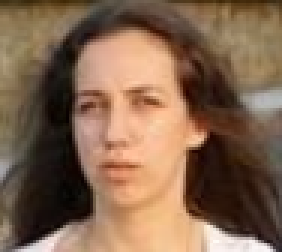
//> input picture opencv/test1.png, 94 x 84 px (shown 3 times larger)
$ ./hog_visual   (built with g++ and OpenCV 4)
//> lines starting //> are read from the running program, lines starting //| are printed output that depends on the picture
#include  <iostream>
#include <opencv2/core/core.hpp>
#include <opencv2/highgui/highgui.hpp>
#include <opencv2/opencv.hpp>

using namespace cv;
using namespace std;

// HOGDescriptor visual_imagealizer
// adapted for arbitrary size of feature sets and training images
Mat get_hogdescriptor_visual_image(Mat& origImg,
    vector<float>& descriptorValues,
    Size winSize,
    Size cellSize,
    int scaleFactor,
    double viz_factor)
{
    Mat visual_image;
    resize(origImg, visual_image, Size(origImg.cols*scaleFactor, origImg.rows*scaleFactor));

    int gradientBinSize = 9;
    // dividing 180° into 9 bins, how large (in rad) is one bin?
    float radRangeForOneBin = 3.14/(float)gradientBinSize;

    // prepare data structure: 9 orientation / gradient strenghts for each cell
    int cells_in_x_dir = winSize.width / cellSize.width;
    int cells_in_y_dir = winSize.height / cellSize.height;
    int totalnrofcells = cells_in_x_dir * cells_in_y_dir;
    float*** gradientStrengths = new float**[cells_in_y_dir];
    int** cellUpdateCounter   = new int*[cells_in_y_dir];
    for (int y=0; y<cells_in_y_dir; y++)
    {
        gradientStrengths[y] = new float*[cells_in_x_dir];
        cellUpdateCounter[y] = new int[cells_in_x_dir];
        for (int x=0; x<cells_in_x_dir; x++)
        {
            gradientStrengths[y][x] = new float[gradientBinSize];
            cellUpdateCounter[y][x] = 0;

            for (int bin=0; bin<gradientBinSize; bin++)
                gradientStrengths[y][x][bin] = 0.0;
        }
    }

    // nr of blocks = nr of cells - 1
    // since there is a new block on each cell (overlapping blocks!) but the last one
    int blocks_in_x_dir = cells_in_x_dir - 1;
    int blocks_in_y_dir = cells_in_y_dir - 1;

    // compute gradient strengths per cell
    int descriptorDataIdx = 0;
    int cellx = 0;
    int celly = 0;

    for (int blockx=0; blockx<blocks_in_x_dir; blockx++)
    {
        for (int blocky=0; blocky<blocks_in_y_dir; blocky++)
        {
            // 4 cells per block ...
            for (int cellNr=0; cellNr<4; cellNr++)
            {
                // compute corresponding cell nr
                int cellx = blockx;
                int celly = blocky;
                if (cellNr==1) celly++;
                if (cellNr==2) cellx++;
                if (cellNr==3)
                {
                    cellx++;
                    celly++;
                }
                for (int bin=0; bin<gradientBinSize; bin++)
                {
                    float gradientStrength = descriptorValues[ descriptorDataIdx ];
                    descriptorDataIdx++;
                    gradientStrengths[celly][cellx][bin] += gradientStrength;
                } // for (all bins)
                // note: overlapping blocks lead to multiple updates of this sum!
                // we therefore keep track how often a cell was updated,
                // to compute average gradient strengths
                cellUpdateCounter[celly][cellx]++;
            } // for (all cells)
        } // for (all block x pos)
    } // for (all block y pos)


    // compute average gradient strengths
    for (int celly=0; celly<cells_in_y_dir; celly++)
    {
        for (int cellx=0; cellx<cells_in_x_dir; cellx++)
        {

            float NrUpdatesForThisCell = (float)cellUpdateCounter[celly][cellx];

            // compute average gradient strenghts for each gradient bin direction
            for (int bin=0; bin<gradientBinSize; bin++)
            {
                gradientStrengths[celly][cellx][bin] /= NrUpdatesForThisCell;
            }
        }
    }


    cout << "descriptorDataIdx = " << descriptorDataIdx << endl;

    // draw cells
    for (int celly=0; celly<cells_in_y_dir; celly++)
    {
        for (int cellx=0; cellx<cells_in_x_dir; cellx++)
        {
            int drawX = cellx * cellSize.width;
            int drawY = celly * cellSize.height;

            int mx = drawX + cellSize.width/2;
            int my = drawY + cellSize.height/2;

            rectangle(visual_image,
                Point(drawX*scaleFactor,drawY*scaleFactor),
                Point((drawX+cellSize.width)*scaleFactor,
                (drawY+cellSize.height)*scaleFactor),
                CV_RGB(100,100,100),
                1);

            // draw in each cell all 9 gradient strengths
            for (int bin=0; bin<gradientBinSize; bin++)
            {
                float currentGradStrength = gradientStrengths[celly][cellx][bin];

                // no line to draw?
                if (currentGradStrength==0)
                    continue;

                float currRad = bin * radRangeForOneBin + radRangeForOneBin/2;

                float dirVecX = cos( currRad );
                float dirVecY = sin( currRad );
                float maxVecLen = cellSize.width/2;
                float scale = viz_factor; // just a visual_imagealization scale,
                // to see the lines better

                // compute line coordinates
                float x1 = mx - dirVecX * currentGradStrength * maxVecLen * scale;
                float y1 = my - dirVecY * currentGradStrength * maxVecLen * scale;
                float x2 = mx + dirVecX * currentGradStrength * maxVecLen * scale;
                float y2 = my + dirVecY * currentGradStrength * maxVecLen * scale;

                // draw gradient visual_imagealization
                line(visual_image,
                    Point(x1*scaleFactor,y1*scaleFactor),
                    Point(x2*scaleFactor,y2*scaleFactor),
                    CV_RGB(0,0,255),
                    1);

            } // for (all bins)

        } // for (cellx)
    } // for (celly)


    // don't forget to free memory allocated by helper data structures!
    for (int y=0; y<cells_in_y_dir; y++)
    {
        for (int x=0; x<cells_in_x_dir; x++)
        {
            delete[] gradientStrengths[y][x];
        }
        delete[] gradientStrengths[y];
        delete[] cellUpdateCounter[y];
    }
    delete[] gradientStrengths;
    delete[] cellUpdateCounter;

    return visual_image;
}


int main()
{
    HOGDescriptor hog;
    hog.winSize=Size(128,128);
    vector<float> des;
    Mat src = imread("test1.png");
//> src is the input picture: 84 rows x 94 cols, CV_8UC3; mean B, G, R 78.6, 101.2, 130.7
    Mat dst ;
    resize(src,dst,Size(128,128));
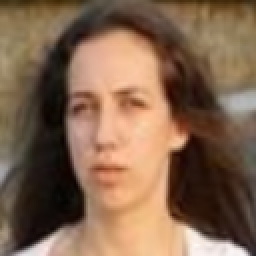
//> dst: 128 rows x 128 cols, CV_8UC3 (shown 2 times larger); mean B, G, R 78.4, 101.1, 130.6
	resize(src,src,Size(128,128));

    //imshow("src",src);

    cvtColor(dst, dst, cv::COLOR_BGR2GRAY);
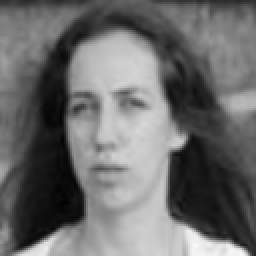
//> dst: 128 rows x 128 cols, CV_8UC1 (shown 2 times larger); min 3, max 250, mean 107.3


    hog.compute(dst,des);
//> des = 8100 values, max 0.567 at index 3892, min 0 at index 202, mean 0.121
    cout<<des.size()<<endl;
//| 8100

    Mat background = Mat::zeros(Size(128,128),CV_8UC1);
    Mat background_hog = get_hogdescriptor_visual_image(background,des,hog.winSize,hog.cellSize,1,2.0);
//> in get_hogdescriptor_visual_image, `int cells_in_x_dir = winSize.width / cellSize.width;`: cells_in_x_dir = 16
//> in get_hogdescriptor_visual_image, `int totalnrofcells = cells_in_x_dir * cells_in_y_dir;`: totalnrofcells = 256
//> the loop in get_hogdescriptor_visual_image, `for (int y=0; y<cells_in_y_dir; y++)` made 16 passes
//> in get_hogdescriptor_visual_image, `int blocks_in_x_dir = cells_in_x_dir - 1;`: blocks_in_x_dir = 15
//> the loop in get_hogdescriptor_visual_image, `for (int blockx=0; blockx<blocks_in_x_dir; blockx++)` made 15 passes
//> descriptorDataIdx on passes 1 to 12: 540, 1080, 1620, 2160, 2700, 3240, 3780, 4320, 4860, 5400, 5940, 6480
//> after the loop in get_hogdescriptor_visual_image, `for (int blockx=0; blockx<blocks_in_x_dir; blockx++)`: descriptorDataIdx = 8100; cellx = 0
//> the loop in get_hogdescriptor_visual_image, `for (int celly=0; celly<cells_in_y_dir; celly++)` made 16 passes
//| descriptorDataIdx = 8100
//> after the loop in get_hogdescriptor_visual_image, `for (int celly=0; celly<cells_in_y_dir; celly++)`:
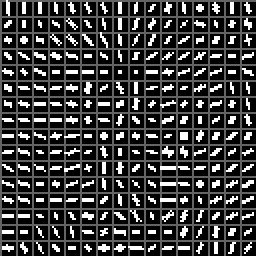
//> visual_image: 128 rows x 128 cols, CV_8UC1 (shown 2 times larger); min 0, max 255, mean 65.6

	resize(background_hog,background_hog,Size(1024,1024));
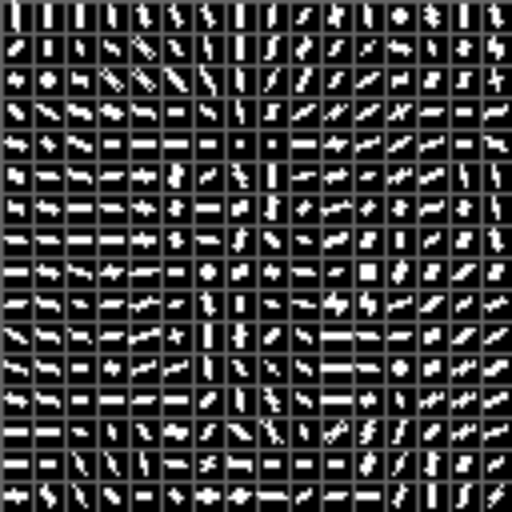
//> background_hog: 1024 rows x 1024 cols, CV_8UC1 (shown at 1/2 size); min 0, max 255, mean 65.5
    imshow("HOG特征1",background_hog);
    imwrite("特征可视化2.jpg",background_hog);
    //Mat src_hog = get_hogdescriptor_visual_image(src,des,hog.winSize,hog.cellSize,1,2.0);
    //imshow("HOG特征2",src_hog);
    //imwrite("特征可视化2.jpg",src_hog);
    waitKey();
    return 0;
}

$ run again, with opencv/test2.png copied over opencv/test1.png
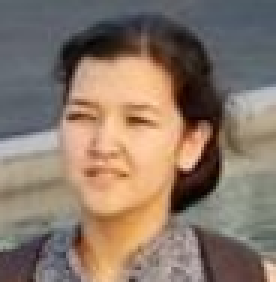
//> input picture opencv/test2.png, 92 x 94 px (shown 3 times larger)
//> src is the input picture: 94 rows x 92 cols, CV_8UC3; mean B, G, R 105.2, 119.3, 137.5
//> `cvtColor(dst, dst, cv::COLOR_BGR2GRAY);`:
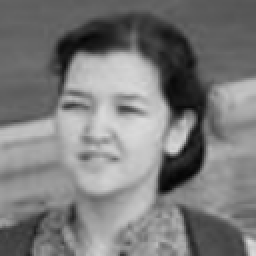
//> dst: 128 rows x 128 cols, CV_8UC1 (shown 2 times larger); min 5, max 219, mean 123
//> des = 8100 values, max 0.576 at index 589, min 0 at index 2788, mean 0.121
//| 8100
//> cells_in_x_dir = 16
//> totalnrofcells = 256
//> the loop in get_hogdescriptor_visual_image, `for (int y=0; y<cells_in_y_dir; y++)` made 16 passes
//> blocks_in_x_dir = 15
//> the loop in get_hogdescriptor_visual_image, `for (int blockx=0; blockx<blocks_in_x_dir; blockx++)` made 15 passes
//> descriptorDataIdx on passes 1 to 8: 540, 1080, 1620, 2160, 2700, 3240, 3780, 4320
//> after the loop in get_hogdescriptor_visual_image, `for (int blockx=0; blockx<blocks_in_x_dir; blockx++)`: descriptorDataIdx = 8100; cellx = 0
//> the loop in get_hogdescriptor_visual_image, `for (int celly=0; celly<cells_in_y_dir; celly++)` made 16 passes
//| descriptorDataIdx = 8100
//> `resize(background_hog,background_hog,Size(1024,1024));`:
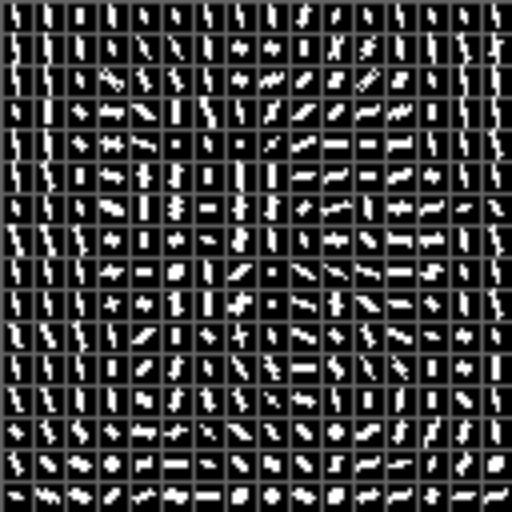
//> background_hog: 1024 rows x 1024 cols, CV_8UC1 (shown at 1/2 size); min 0, max 255, mean 64

$ run again, with opencv/xujiequn1.jpg saved as opencv/test1.png
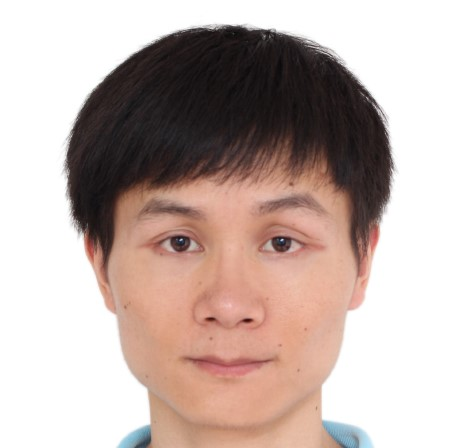
//> input picture opencv/xujiequn1.jpg, 475 x 448 px
//> src is the input picture: 448 rows x 475 cols, CV_8UC3; mean B, G, R 173.5, 179.3, 195.8
//> `cvtColor(dst, dst, cv::COLOR_BGR2GRAY);`:
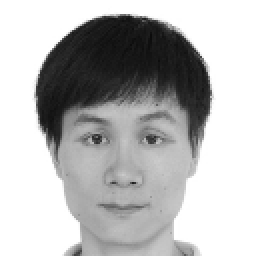
//> dst: 128 rows x 128 cols, CV_8UC1 (shown 2 times larger); min 11, max 255, mean 183.5
//> des = 8100 values, max 0.833 at index 7272, min 0 at index 0, mean 0.0895
//| 8100
//> cells_in_x_dir = 16
//> totalnrofcells = 256
//> the loop in get_hogdescriptor_visual_image, `for (int y=0; y<cells_in_y_dir; y++)` made 16 passes
//> blocks_in_x_dir = 15
//> the loop in get_hogdescriptor_visual_image, `for (int blockx=0; blockx<blocks_in_x_dir; blockx++)` made 15 passes
//> descriptorDataIdx on passes 1 to 8: 540, 1080, 1620, 2160, 2700, 3240, 3780, 4320
//> after the loop in get_hogdescriptor_visual_image, `for (int blockx=0; blockx<blocks_in_x_dir; blockx++)`: descriptorDataIdx = 8100; cellx = 0
//> the loop in get_hogdescriptor_visual_image, `for (int celly=0; celly<cells_in_y_dir; celly++)` made 16 passes
//| descriptorDataIdx = 8100
//> `resize(background_hog,background_hog,Size(1024,1024));`:
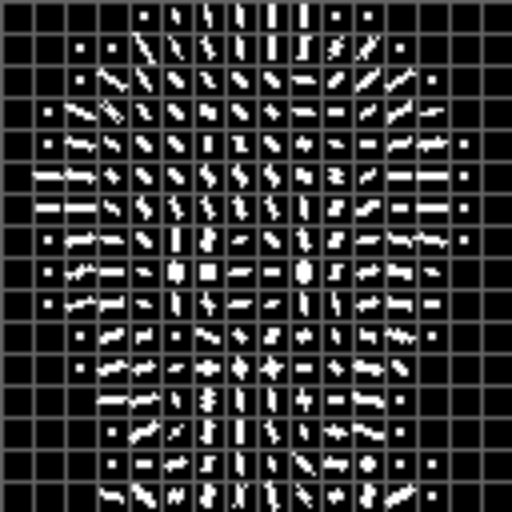
//> background_hog: 1024 rows x 1024 cols, CV_8UC1 (shown at 1/2 size); min 0, max 255, mean 53.9

$ run again, with opencv/特征可视化1.jpg saved as opencv/test1.png
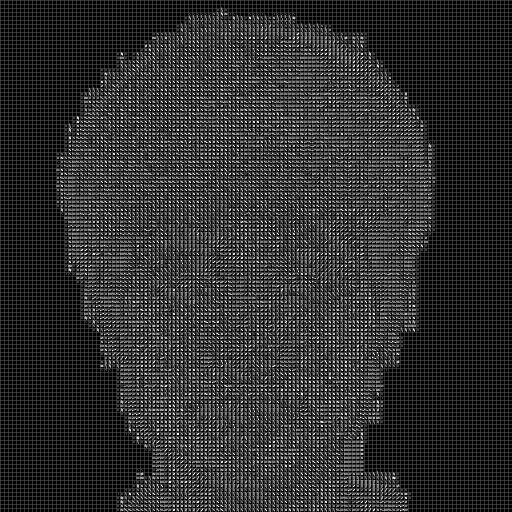
//> input picture opencv/特征可视化1.jpg, 1024 x 1024 px (shown at 1/2 size)
//> src is the input picture: 1024 rows x 1024 cols, CV_8UC3; min 0, max 255, mean 48.7
//> `resize(src,dst,Size(128,128));`:
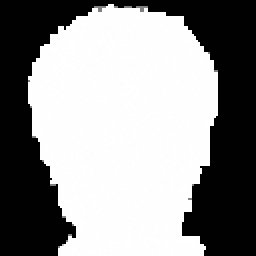
//> dst: 128 rows x 128 cols, CV_8UC3 (shown 2 times larger); min 1, max 255, mean 147.8
//> des = 8100 values, max 0.961 at index 4918, min 0 at index 0, mean 0.0881
//| 8100
//> cells_in_x_dir = 16
//> totalnrofcells = 256
//> the loop in get_hogdescriptor_visual_image, `for (int y=0; y<cells_in_y_dir; y++)` made 16 passes
//> blocks_in_x_dir = 15
//> the loop in get_hogdescriptor_visual_image, `for (int blockx=0; blockx<blocks_in_x_dir; blockx++)` made 15 passes
//> descriptorDataIdx on passes 1 to 8: 540, 1080, 1620, 2160, 2700, 3240, 3780, 4320
//> after the loop in get_hogdescriptor_visual_image, `for (int blockx=0; blockx<blocks_in_x_dir; blockx++)`: descriptorDataIdx = 8100; cellx = 0
//> the loop in get_hogdescriptor_visual_image, `for (int celly=0; celly<cells_in_y_dir; celly++)` made 16 passes
//| descriptorDataIdx = 8100
//> `resize(background_hog,background_hog,Size(1024,1024));`:
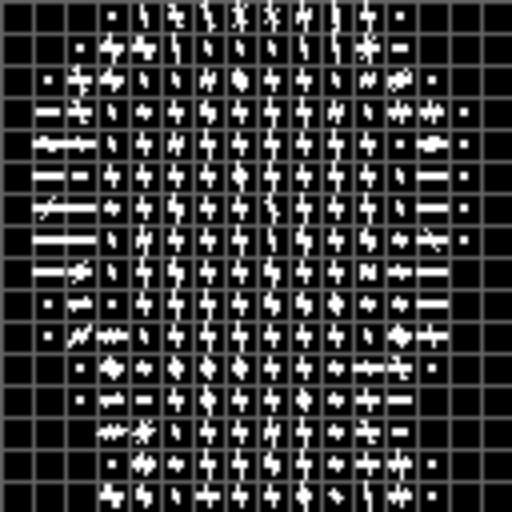
//> background_hog: 1024 rows x 1024 cols, CV_8UC1 (shown at 1/2 size); min 0, max 255, mean 60.9
